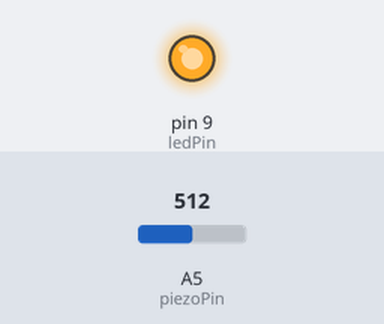
Bench run of a sketch on a simulated Arduino Uno, built with avr-gcc and run on an emulated ATmega328P. Shown: output pins drawn as LEDs (lit = HIGH). The inputs (shaded band) are chosen by the test bench; at power-on: A5 (piezoPin) = 512.

Above: at 2.2 s.
2.3 s: A5 (piezoPin) set to 96
3.8 s: A5 (piezoPin) set to 79
At 5.2 s:
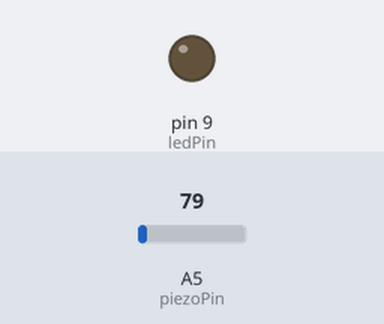
Timing chart, 0 to 6.8 s (numbered marks = the images above; inputs shaded):
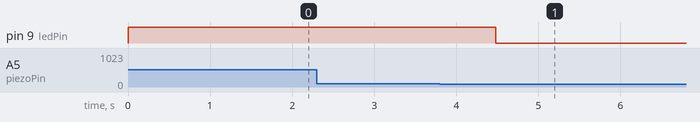

Measured:
- the behaviour switches between 88 and 87 on A5 (piezoPin) (found by bisection; images 0 and 1)
- after the input at 2.3 s, every drawn part: stays the same
- after the input at 3.8 s, pin 9 (ledPin): HIGH → LOW after 0.68 s

The sketch:

PiezoVibrationSensor.ino
```cpp
int ledPin=9;
int piezoPin=5;//压电盘接在模拟引脚上
int threshold=88;//传感器产生动作的阈值
int sensorValue=0;//从传感器读出的值的变量
float ledValue=0;//LED的亮度

void setup()
{
  pinMode(ledPin,OUTPUT);
  digitalWrite(ledPin,HIGH);
  delay(1000);
  digitalWrite(ledPin,LOW);//LED长亮一次表示程序开始

}

void loop()
{
  sensorValue=analogRead(piezoPin);
  if (sensorValue>=threshold)
  {
    ledValue=255;//若检测到敲击，设置亮度为最大值
  }
  analogWrite(ledPin,int(ledValue));
  ledValue=ledValue-0.05;
  if (ledValue<=0){ledValue=0;}
}
```
